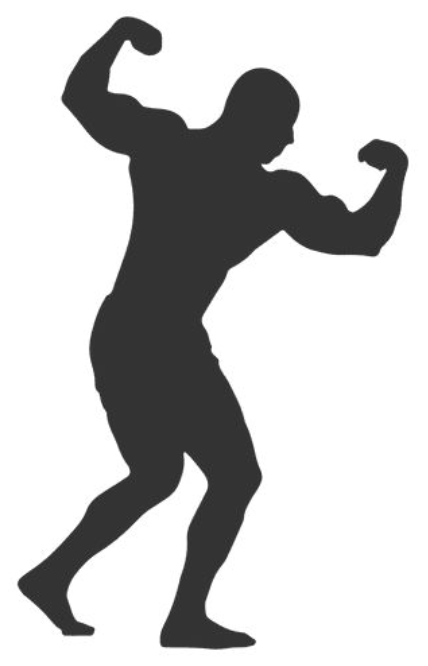
#> input picture data/easy/bodybuild.png, 428 x 666 px; its folder holds only this picture in this run
$ python contour.py
#> lines starting #> are read from the running program, lines starting #| are printed output that depends on the picture; after the words box and inside, x2 and y2 are one past the last pixel; in counts of white or black regions, pixels touching at a corner belong together
# Testing the contouring functionalities of the project.
# Code adapted from https://www.geeksforgeeks.org/find-and-draw-contours-using-opencv-python/

import cv2
import os

def open_image_with_contour(filepath):
#> called with filepath = 'data/easy/bodybuild.png'
    img = cv2.imread(filepath)
#> img is the input picture: shape (666, 428, 3); mean B, G, R 196.5, 196.5, 196.5

    # resize image to standard and to adjust to distortions
    img = cv2.resize(img, (500,500))
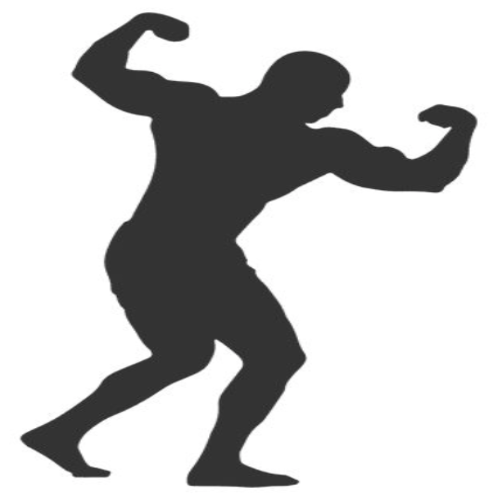
#> img: shape (500, 500, 3); mean B, G, R 196.5, 196.5, 196.5
    img = cv2.resize(img, None, fx = 0.75, fy = 0.75)
#> img: shape (375, 375, 3)

    # converting image into grayscale image
    gray = cv2.cvtColor(img, cv2.COLOR_BGR2GRAY)

    # setting threshold of gray image
    _, threshold = cv2.threshold(gray, 127, 255, cv2.THRESH_BINARY)
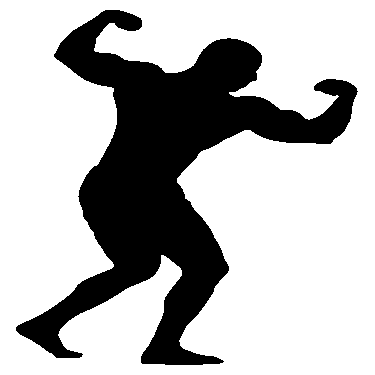
#> threshold: shape (375, 375); 71.7% white; 1 black region

    # using a findContours() function
    contours, _ = cv2.findContours(
        threshold, cv2.RETR_TREE, cv2.CHAIN_APPROX_SIMPLE)
#> contours = 2 contours; box (x1, y1, x2, y2) and area: (0, 0, 375, 375) 139876, (15, 9, 359, 366) 40708


    contours = [contour for contour in contours if cv2.contourArea(contour) < 100000 and cv2.contourArea(contour) > 20000]
#> contours = 1 contour; box (x1, y1, x2, y2) and area: (15, 9, 359, 366) 40708
    # kick --> 80k frame 17.5k person
    # jumping --> 300k frame 61k person
    # Lsit --> 29k frame 8.2k personq

    cv2.drawContours(img, contours, -1, (0, 0, 255), 5)
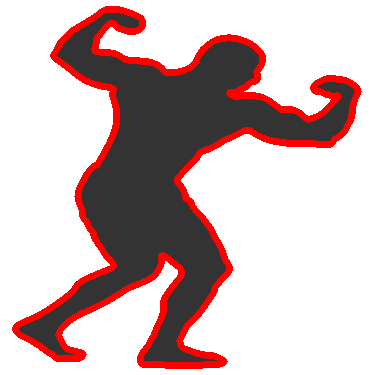
#> img: shape (375, 375, 3); mean B, G, R 181.8, 181.8, 205.3

    # displaying the image after drawing contours
    cv2.imshow('shapes', img)
    #cv2.imshow('shapes', contour)

# open_image_with_contour('data/medium/man.png')

if __name__=="__main__":
    dir = "data/easy/"
    for filename in os.listdir(dir):
        f = os.path.join(dir, filename)
        open_image_with_contour(f)
        cv2.waitKey(0)
        cv2.destroyAllWindows()

$ run again, on data/easy/circle.png
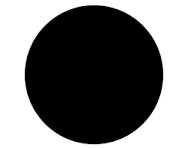
#> input picture data/easy/circle.png, 188 x 148 px
#> in open_image_with_contour, img is the input picture: shape (148, 188, 3); min 0, max 255, mean 116.6
#> in open_image_with_contour, `_, threshold = cv2.threshold(gray, 127, 255, cv2.THRESH_BINARY)`:
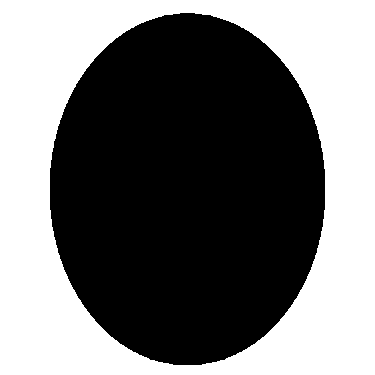
#> threshold: shape (375, 375); 45.7% white; 1 white region
#> in open_image_with_contour, `contours, _ = cv2.findContours( threshold, cv2.RETR_TREE, cv2.CHAIN_AP..`: contours = 2 contours; box (x1, y1, x2, y2) and area: (0, 0, 375, 375) 139876, (49, 12, 326, 366) 76766
#> in open_image_with_contour, `contours = [contour for contour in contours if cv2.contourArea(contour..`: contours = 1 contour; box (x1, y1, x2, y2) and area: (49, 12, 326, 366) 76766
#> in open_image_with_contour, `cv2.drawContours(img, contours, -1, (0, 0, 255), 5)`:
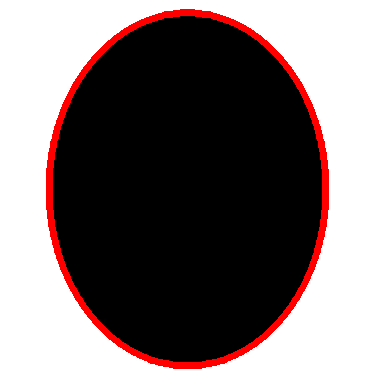
#> img: shape (375, 375, 3); mean B, G, R 109.8, 109.8, 121.7
